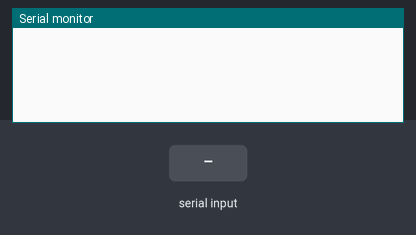
A sketch run on a simulated Arduino Mega 2560, built with avr-gcc and run on an emulated ATmega2560. Parts: the last lines printed to the serial monitor. Inputs (shaded band) come from the test bench.

Above: at 1.3 s.
1.4 s: "s" received over the second serial link
At 2.9 s:
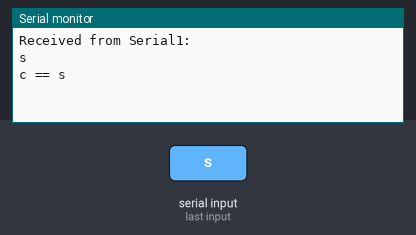
3.5 s: "1" received over the second serial link
At 4.3 s:
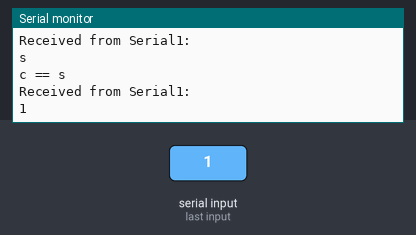

The sketch:

Serial1.ino
```cpp
void setup()
{
  Serial.begin(9600);
  Serial1.begin(9600);
}

void loop()
{
  delay(200);
  if(Serial1.available() > 0)
  {
    delay(200);
    char c = Serial1.read();
    Serial.print("Received from Serial1: \n");
    Serial.println(c);
    if(c == 's')
    {
      Serial.println("c == s");
      delay(500);
    }
  }
  delay(200);
}
```

Measured:
- after the input at 1.4 s, the serial monitor: prints a new line after 0.60 s (image 1)
- after the input at 3.5 s, the serial monitor: prints a new line after 0.43 s (image 2)
